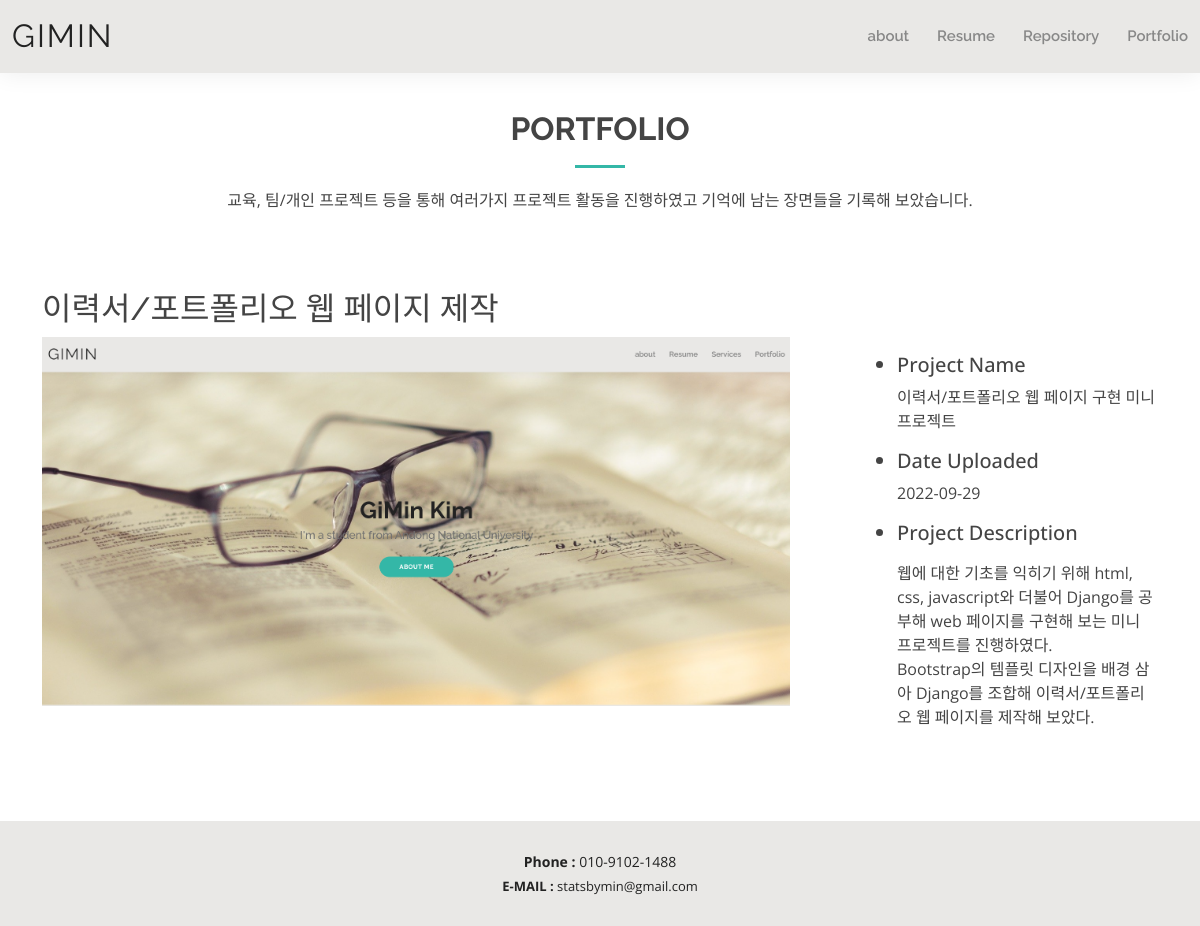
The app's page /photo/photo/7/ with its own data.
### photo/models.py (models this page shows, shortened)
class Photo(models.Model):
    album = models.ForeignKey(Album, on_delete=models.CASCADE)
    title = models.CharField('TITLE', max_length=30)
    description = models.TextField('Photo_Description', blank=True)
    image = ThumbnailImageField(upload_to = 'photo/%Y/%m')
    upload_dt = models.DateTimeField('Upload Date', auto_now_add=True)
    project_name = models.CharField('Project_Name', max_length=100, blank=True, null=True)
    class Meta:
        ordering = ('-upload_dt', )

### photo/views.py (the view)
# urls.py: path('photo/<int:pk>/', views.PhotoDV.as_view(), name='photo_detail'),
class PhotoDV(DetailView):
    model = Photo

### photo/templates/photo/photo_detail.html (shortened to what this page needs)
{% extends 'base.html' %}
{% load static %}
{% block content %}
<main id="main">
    <section id="portfolio1" class="portfolio1">
      <div class="container" data-aos="fade-up">
        <div class="section-title">
          <h2>Portfolio</h2>
          <p>교육, 팀/개인 프로젝트 등을 통해 여러가지 프로젝트 활동을 진행하였고 기억에 남는 장면들을 기록해 보았습니다.</p>
        </div>
    <h2 class="mt-5">{{ object.title }}</h2>
    <div class="row">
        <div class="col-md-9">
            <a href="{{ object.image.url }}">
                <img src="{{ object.image.url }}" style="width: 90%;">
            </a>
        </div>
        <ul class="col-md-3 mt-3">
            <li class="h5">Project Name</li>
                <p class="font-italic"><a href="https://drive.google.com/drive/folders/1zHrxjB2aHwW0rZsGztlULg03cqLNZJew?usp=sharing">{{ object.project_name }}</a></p>
            <li class="h5">Date Uploaded</li>
                <p class="font-italic">{{ object.upload_dt|date:"Y-m-d" }}</p>
            <li class="h5">Project Description</li>
                {% if object.description %}<p>{{ object.description|linebreaks }}</p>
                {% else %}<p>(blank)</p>{% endif %}
        </ul>
    </div>
    </section>
</main>
{% endblock %}

### static/css/style.css (style rules this page uses)
body { font-family: "Open Sans", sans-serif; color: #444444; }
a { color: #444444; text-decoration: none; }
h1, h2, h3, h4, h5, h6 { font-family: "Raleway", sans-serif; }
#main { margin-top: 50px; }
section { padding: 60px 0; }
.section-title { text-align: center; padding-bottom: 30px; }
.section-title h2 { font-size: 32px; font-weight: bold; text-transform: uppercase; margin-bottom: 20px; padding-bottom: 20px; position: relative; }
.section-title h2::after { content: ""; position: absolute; display: block; width: 50px; height: 3px; background: #34b7a7; bottom: 0; left: calc(50% - 25px); }
.section-title p { margin-bottom: 0; }
.portfolio1 img { transition: all 0.2s linear; }

### records on screen
Photo: title "이력서/포트폴리오 웹 페이지 제작", image (picture), project_name "이력서/포트폴리오 웹 페이지 구현 미니프로젝트", upload_dt "2022-09-29", description "웹에 대한 기초를 익히기 위해 html, css, javascript와 더불어 Django를 공부해 web 페이지를 구현해 보는 미니 프로젝트를 진행하였다. Bootstrap의 템플릿 디자인을 배경 삼아 Django를 조합해 이력서/포트폴리오 웹 페이지를 제작해 보았다."
